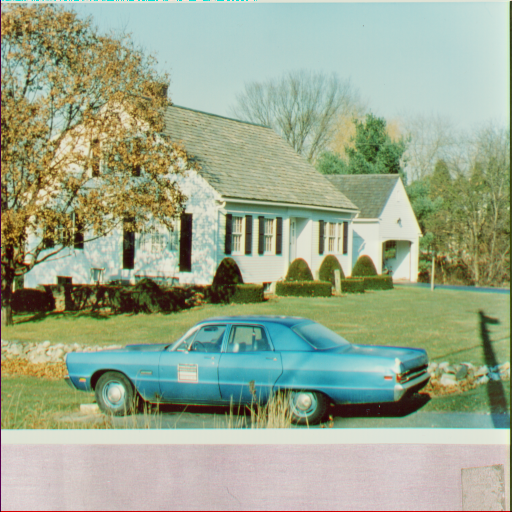
#> input picture EE5377/HW0/Images/house.tiff, 512 x 512 px
$ jupyter execute --allow-errors HW0.ipynb
#> lines starting #> are read from the running program, lines starting #| are printed output that depends on the picture
# EE5377 - Introduction to Image Processing

Homework-0

## Imports

### Importing Libraries

[cell 1]
import numpy as np
import matplotlib.pyplot as plt
import matplotlib.image as pimg
import os

from IPython.core.display import display, HTML
display(HTML("<style>.container { width:100% !important; }</style>"))

### Images

Images used in thsi Assignment aare GrayScale. Images are downloaded from University of Southern California’s image database at http://sipi.usc.edu/database/database.php?volume=misc.

## Q1

### Reading Image

[cell 2]
img1 = pimg.imread('Images/house.tiff')
#> img1 is the input picture: shape (512, 512, 3); mean R, G, B 155.4, 168.2, 142.2

## Q2

1. Understanding and Plotting Bit-Planes of Images.
2. Understanding and Implementation of Quantisation of Image.

### Reading and Displaying the Image

[cell 3]
img2 = pimg.imread('Images/5.1.10.tiff')
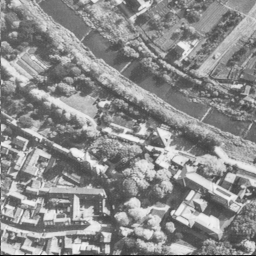
#> input picture EE5377/HW0/Images/5.1.10.tiff, 256 x 256 px
#> img2 is the input picture: shape (256, 256); min 1, max 248, mean 140.5
plt.imshow(img2,cmap='gray')
#> (this line was passed over: IPython is not available in this run)
plt.show()

### Maximum and Minimum values of Pixels

[cell 4]
print('Maximum Pixel Value ',np.max(img2))
#| Maximum Pixel Value  248
print('Minimum Pixel Value ',np.min(img2))
#| Minimum Pixel Value  1
print('No.of bits needed ', int(1 + np.log2(np.max(img2))))
#| No.of bits needed  8

### Resolution of Image

[cell 5]
print ("Resolution:", np.shape(img2))
#| Resolution: (256, 256)

### Size of Compressed Image

[cell 6]
8*os.stat('Images/5.1.10.tiff').st_size

### Expected Size of Image

[cell 7]
print ("Expected Size of Image", img2.shape[0] * img2.shape[1] * int(1 + np.log2(np.max(img2))))
#| Expected Size of Image 524288

### Image to Bitplane and Bitplane to Image Conversions

[cell 8]
def Image2Bit(img):
    return np.reshape(np.unpackbits(np.reshape(img,(-1,1)),axis=1),(256,256,-1))

def Bit2Image(imgbit):
    return np.reshape(np.packbits(np.reshape(imgbit,(-1,8))),(256,256))

img2bitplanes = Image2Bit(img2)

### Plotting Bitplanes

[cell 9]
plt.figure(figsize=(20,10))
#> (this line was passed over: IPython is not available in this run)
#> (the rest of this cell did not finish here and is left out)

### Importance of Each Bit Plane

Starting with the lowest bitplane, set each bitplane to 0 and display the resulting gray scale image (you will ultimately display a black image).

[cell 10]
def ImpImage(imgbit):
    ib = imgbit
    plt.figure(figsize=(20,10))
#> (this line was passed over: IPython is not available in this run)
    b = img2bitplanes.shape[2]
#> b = 8
    for i in range(b):
        ib[:,:,b-1-i] = np.zeros((256,256))
        plt.subplot(2,4,i+1)
        plt.imshow(Bit2Image(ib),cmap='gray')
    plt.show()

ImpImage(img2bitplanes)
#> (the call stopped at in ImpImage, `plt.subplot(2,4,i+1)`: IPython is not available in this run)

### Re-Quantize Image

Re-Quantizing Images depending on No.of Quantisation Levels or No.of Bits used to represent each Pixel of Image

[cell 11]
def QuantizeImage(img,bits):
    factor = pow(2,bits-1)
    return factor * np.floor(img/factor)

plt.figure(figsize=(20,10))
#> (this line was passed over: IPython is not available in this run)
#> (the rest of this cell did not finish here and is left out)

## Q3

1. Plotting Histogram of Image and using it to Quantise Image Pizels into 2 levels.
2. Implementing Connected Component Algorithm
3. Removal of Minor Blobs in Images
4. Implementation fo functions like DILATE, ERODE, MEDIAN, OPEN, CLOSE, OPEN-CLOS and CLOS-OPEN

### Reading and Displaying Image

[cell 12]
img3 = pimg.imread('Images/7.1.01.tiff')
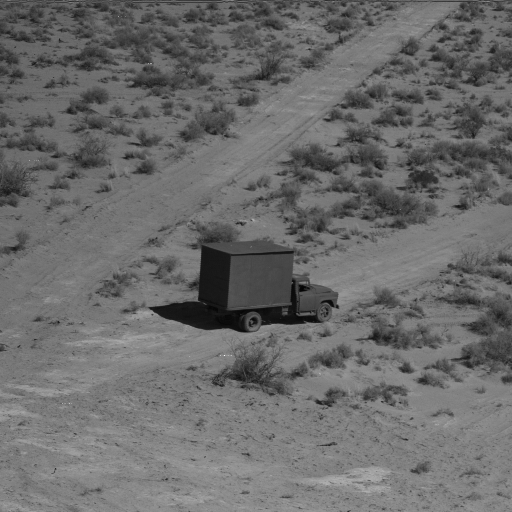
#> input picture EE5377/HW0/Images/7.1.01.tiff, 512 x 512 px
#> img3 is the input picture: shape (512, 512); min 3, max 250, mean 107.1
plt.imshow(img3,cmap='gray')
#> (this line was passed over: IPython is not available in this run)
plt.show()

### Generating Histogram of Image which represents the Frequency of each Pixel Value

[cell 13]
def ImageHistogram(img):
    plt.title('Image Histogram')
#> (this line was passed over: IPython is not available in this run)
